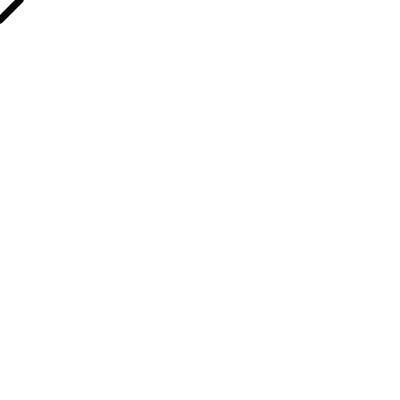
Frame 1 (no input)
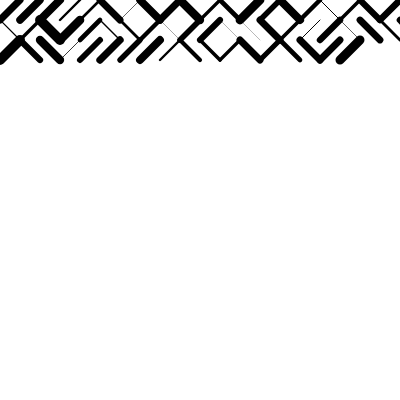
Frame 60 (no input)
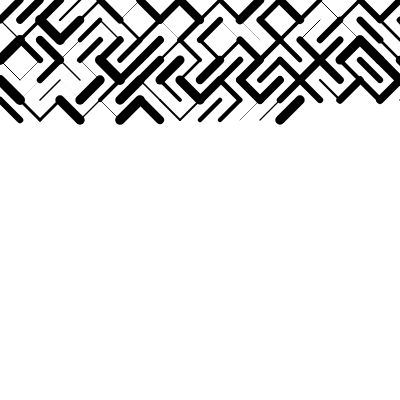
Frame 120 (the mouse pressed at the canvas centre since frame 60)

The p5.js sketch that drew these frames (run headless with seeded random() and noise() and a simulated clock; from frame 60 on, the mouse is pressed at the canvas centre):

// p5.js sketch
// ── sketch.js
// From: http://10print.org/

var x = 0;
var y = 0;

function setup() {
  createCanvas(400, 400);
  background(255);
  // frameRate(5)
}

function draw() {
  strokeWeight(random(0,10));

  if (random(1) > 0.5) {
    line(x, y, x + 20, y + 20);
  } else {
    line(x, y + 20, x + 20, y);
  }
  x += 20;
  if (x > width) {
    x = 0;
    y += 20;
  }
  if (y > height) {
    background(255);
    x = 0;
    y = 0;
  }
}
